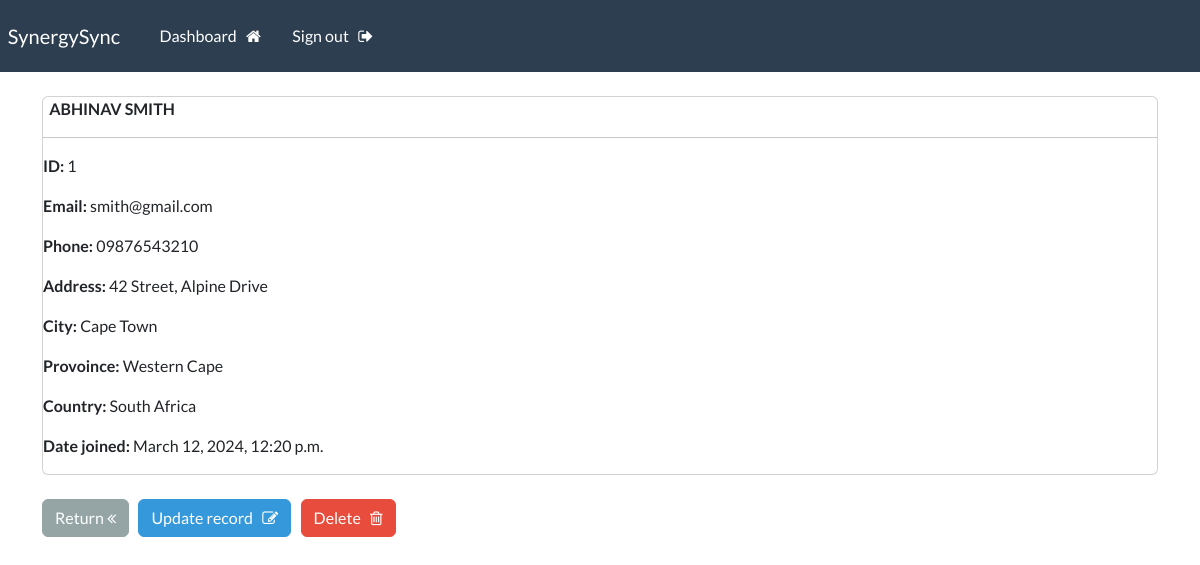
The page /record/1 (signed in) on the database its author committed.
### webapp/models.py (models this page shows, shortened)
class Record(models.Model):
    creation_date= models.DateTimeField(auto_now_add=True)
    first_name= models.CharField(max_length=100)
    last_name= models.CharField(max_length=100)
    email= models.CharField(max_length=255)
    phone= models.CharField(max_length=20)
    address= models.CharField(max_length=300)
    city= models.CharField(max_length=255)
    province= models.CharField(max_length=200)
    country= models.CharField(max_length=125)

### webapp/views.py (the view)
# urls.py: path('record/<int:pk>', views.singular_record, name="record"),
@login_required(login_url='my-login')
def singular_record(request, pk):
    all_records=Record.objects.get(id=pk)
    context={'record':all_records}
    return render(request, 'webapp/view-record.html', context=context)

### webapp/templates/webapp/view-record.html (shortened to what this page needs)
{% extends 'webapp/base.html' %}
{% block content %}
    <div class="card">
        <strong>
            {{record.first_name|upper}}
            {{record.last_name|upper}}
        </strong>
        <hr>
        <p> <strong> ID: </strong> {{record.id}} </p>
        <p> <strong> Email: </strong> {{record.email}} </p>
        <p> <strong> Phone: </strong> {{record.phone}} </p>
        <p> <strong> Address: </strong> {{record.address}} </p>
        <p> <strong> City: </strong> {{record.city}} </p>
        <p> <strong> Provoince: </strong> {{record.province}} </p>
        <p> <strong> Country: </strong> {{record.country}} </p>
        <p> <strong> Date joined: </strong> {{record.creation_date}} </p>
    </div>
    <br>
    <a href="{% url 'dashboard' %}" class="btn btn-secondary"> Return <i class="fa fa-angle-double-left" aria-hidden="true"></i> </a>
    <a href="{% url 'update-record' record.id %}" class="btn btn-info"> Update record &nbsp; <i class="fa fa-pencil-square-o" aria-hidden="true"></i></a>
    <a href="{% url 'delete-record' record.id %}" class="btn btn-danger"> Delete &nbsp; <i class="fa fa-trash-o" aria-hidden="true"></i></a>
{% endblock %}

### rows shown on the page
Record: first_name "ABHINAV", last_name "SMITH", id "1", email "smith@gmail.com", phone "09876543210", address "42 Street, Alpine Drive", city "Cape Town", province "Western Cape", country "South Africa", creation_date "March 12, 2024, 12:20 p.m."
